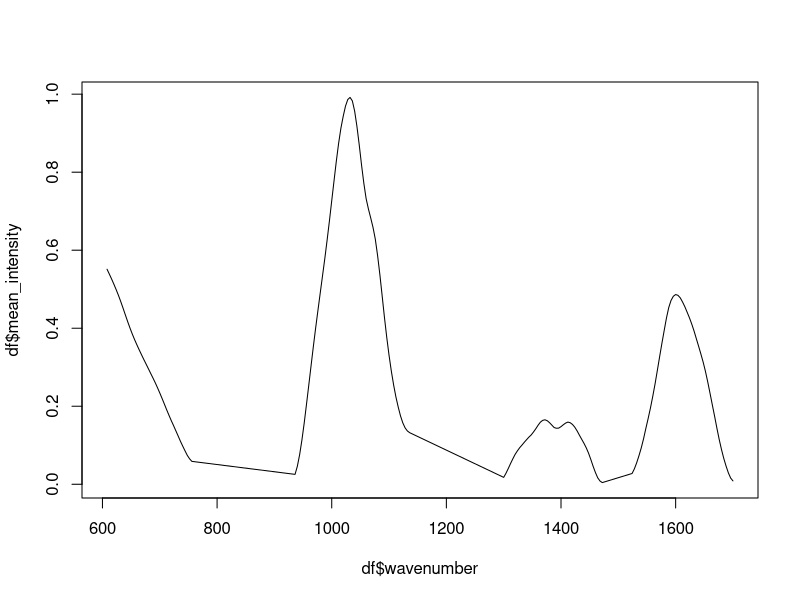

Generate this figure with R: (Note: this script raises an error after producing the figure.)
#setup work directory
setwd("G:/My Drive/PhD/Doktorat/FTIR analysis/Spektri master")

#import libraries
library(ggplot2)
library(dplyr)
library(scales)
library(patchwork)

df = read.csv("loadings_for_rainbow.csv")
View(df)


#sort
df <- df %>% arrange(wavenumber)

# make mean intensity column
df$mean_intensity <- rowMeans(df[, grep("^i\\d+$", names(df))])

# check the mean spectre
plot(df$wavenumber, df$mean_intensity, type="l")

# Distribution of loadings - p1
par(mfrow = c(1,1))
hist(df$P1, freq = FALSE)
dens1 = density(df$p1)
lines(dens1, lwd=2, col = "red")

# Distribution of loadings -p2
par(mfrow = c(1,1))
hist(df$P2, freq = FALSE)
dens2 = density(df$p2)
lines(dens2, lwd=2, col = "red")

# Distribution of loadings -p3
par(mfrow = c(1,1))
hist(df$P3, freq = FALSE)
dens3 = density(df$p3)
lines(dens3, lwd=2, col = "red")

# LOADINGS AND FTIR - UNSCALED
# p1
plot1_unscaled = ggplot(df, aes(x=wavelenght)) + 
  geom_bar(aes(y=p1),
           stat = "identity",
           fill="red",
           width = 2) + 
  geom_line(aes(y = mean_intensity), 
            color = "black",
            size = 0.75)

# p2
plot2_unscaled = ggplot(df, aes(x=wavelenght)) + 
  geom_bar(aes(y=p2),
           stat = "identity",
           fill="red",
           width = 2) + 
  geom_line(aes(y = mean_intensity), 
            color = "black",
            size = 0.75)

# p3
plot3_unscaled = ggplot(df, aes(x=wavelenght)) + 
  geom_bar(aes(y=p3),
           stat = "identity",
           fill="red",
           width = 2) + 
  geom_line(aes(y = mean_intensity), 
            color = "black",
            size = 0.75)

# Combine and display plots
combined_plot_unscaled = plot1_unscaled / plot2_unscaled / plot3_unscaled
print(combined_plot_unscaled)

# LOADINGS AND FTIR - SCALED
# Spectre and p1
mean_intensity_scaled_p1 =rescale(df$mean_intensity, 
                                  to = range(df$p1, 
                                             na.rm = TRUE))
plot1 = ggplot(df, aes(x=wavelenght)) + 
  geom_bar(aes(y=p1),
           stat = "identity",
           fill="red",
           width = 2) + 
  geom_line(aes(y = mean_intensity_scaled_p1), 
            color = "black",
            size = 0.75)

# Spectre and p2
mean_intensity_scaled_p2 =rescale(df$mean_intensity, 
                                  to = range(df$p2,
                                             na.rm = TRUE))
plot2 = ggplot(df, aes(x=wavelenght)) + 
  geom_bar(aes(y=p2),
           stat = "identity",
           fill="red",
           width = 2) + 
  geom_line(aes(y = mean_intensity_scaled_p2), 
            color = "black",
            size = 0.75)

# Spectre and p3
mean_intensity_scaled_p3 =rescale(df$mean_intensity, 
                                  to = range(df$p3,
                                             na.rm = TRUE))
plot3 = ggplot(df, aes(x=wavelenght)) + 
  geom_bar(aes(y=p3),
           stat = "identity",
           fill="red",
           width = 2) + 
  geom_line(aes(y = mean_intensity_scaled_p3), 
            color = "black",
            size = 0.75)

# Combine and display plots
combined_plot = plot1 / plot2 / plot3
print(combined_plot)

# RAINBOW PLOT
#p1
rainbow_plot_1 = ggplot(df, aes(x=wavelenght, y=mean_intensity)) +
geom_line(size=1.5, aes(colour = abs(p1))) +
scale_color_gradient(limits = c(0, 
                                  abs(max(df$p1))),
                       low="green",
                       high="red") +
labs(title = "Mean spectre of experimental runs vs. PC1 loadings",
      x = "Wavenumber",
      y = "Apsorbance",
      color = "Absolute value of \n PC1 Loadings") 

#p2
rainbow_plot_2 = ggplot(df, aes(x=wavelenght, y=mean_intensity)) +
  geom_line(size=1.5, aes(colour = abs(p2))) +
  scale_color_gradient(limits = c(0, 
                                  abs(max(df$p2))),
                       low="green",
                       high="red") +
  labs(title = "Mean spectre of experimental runs vs. PC2 loadings",
       x = "Wavenumber",
       y = "Apsorbance",
       color = "Absolute value of \n PC2 Loadings") 

#p3
rainbow_plot_3 = ggplot(df, aes(x=wavelenght, y=mean_intensity)) +
  geom_line(size=1.5, aes(colour = abs(p3))) +
  scale_color_gradient(limits = c(0, 
                                  max(df$p3)),
                       low="green",
                       high="red") +
  labs(title = "Mean spectre of experimental runs vs. PC3 loadings",
       x = "Wavenumber",
       y = "Apsorbance",
       color = "Absolute value of \n PC3 Loadings") 


# Combine and display rainbow plots
combined_rainbow_plot = rainbow_plot_1 / rainbow_plot_2 / rainbow_plot_3
print(combined_rainbow_plot)

  